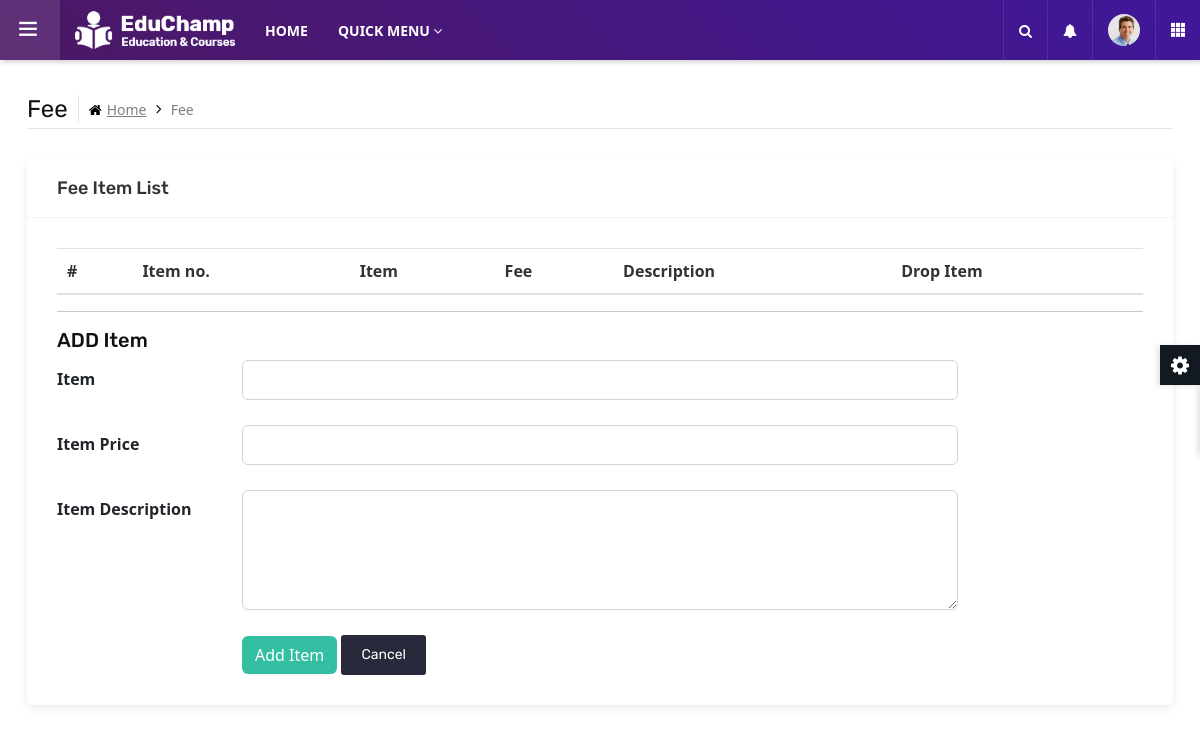
The app's page /feeManage.php (signed in), older data.
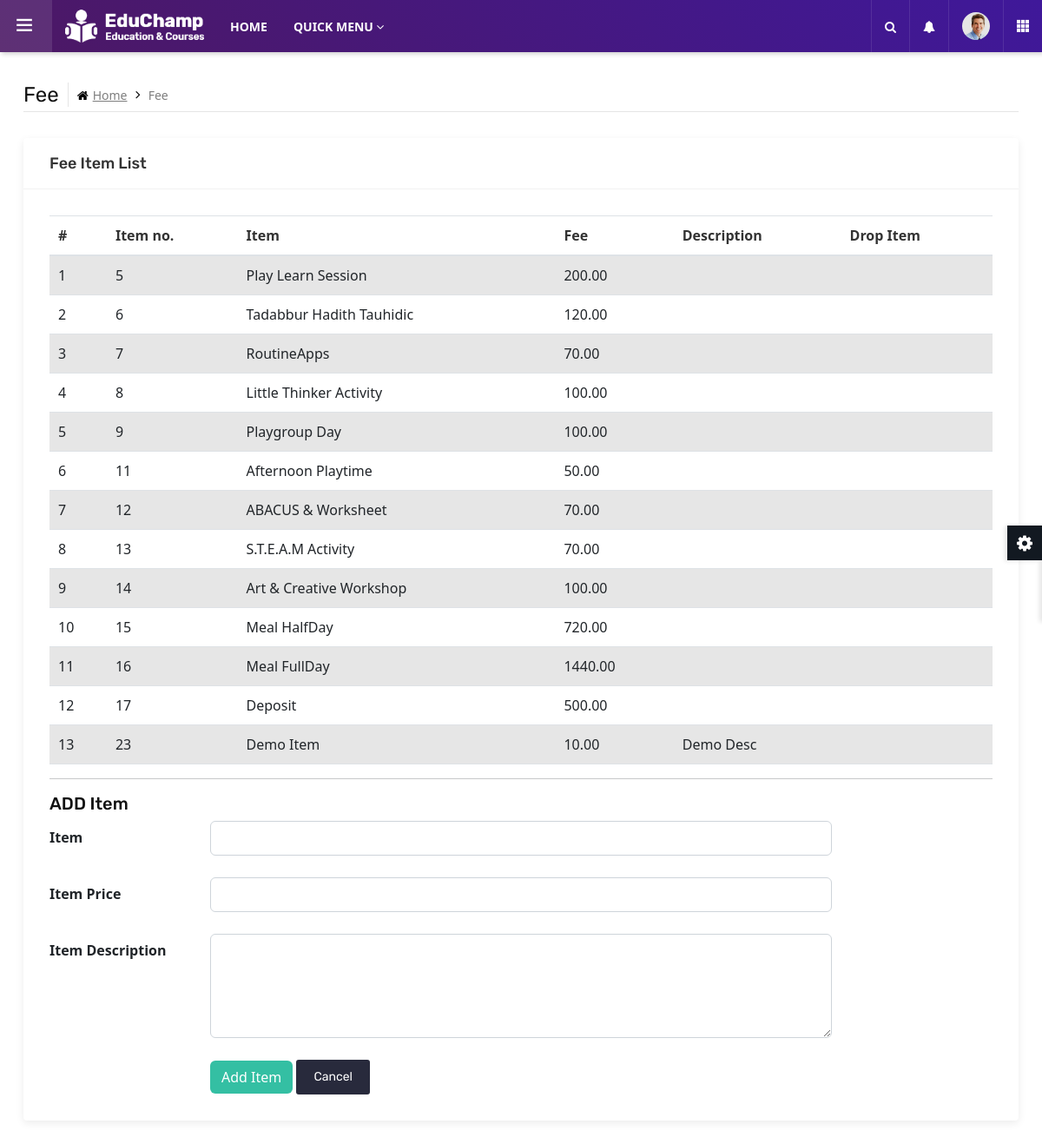
The same page, newer data.
### tables this page shows
CREATE TABLE `programsyllabus` (
  `prgsID` int(11) NOT NULL,
  `prgsItem` varchar(200) DEFAULT NULL,
  `prgsFee` decimal(8,2) DEFAULT NULL,
  `prgsDesc` varchar(300) DEFAULT NULL
);

### feeManage.php (the view, shortened to what this page needs)
<?php
include "sessionStaff.php";
include "dbconnect.php";
?>
	<main class="ttr-wrapper">
		<div class="container-fluid">
			<div class="db-breadcrumb">
				<h4 class="breadcrumb-title">Fee</h4>
				<ul class="db-breadcrumb-list">
					<li><a href="#"><i class="fa fa-home"></i>Home</a></li>
					<li>Fee</li>
				</ul>
			</div>
			<div class="row">
				<div class="col-lg-12 m-b30">
					<div class="widget-box">
						<div class="wc-title">
							<h4>Fee Item List</h4>
						</div>
						<div class="widget-inner">
                            <table class="table table-striped table-hover ">
                                <thead>
                                    <tr>
                                    <th>#</th>
                                    <th>Item no.</th>
                                    <th>Item</th>
                                    <th>Fee</th>
                                    <th>Description</th>
                                    <th>Drop Item</th>
                                    </tr>
                                </thead>
                                <tbody>
                            <?php
                                $query = "SELECT * FROM programsyllabus";
                                $result = mysqli_query($con, $query);
                                $count = 1;
                                while( $row = mysqli_fetch_array($result)){
                                    echo "
                                    <tr>
                                    <td>$count</td>
                                    <td>$row[prgsID]</td>
                                    <td>$row[prgsItem]</td>
                                    <td>$row[prgsFee]</td>
                                    <td>$row[prgsDesc]</td>
                                    <td>
                                    ";
                                    echo"
                                    </td>
                                    </tr>
                                    ";
                                    $count+=1;
                                }
                            ?>
                                </tbody>
                            </table>
                            <hr>
                            <form method = "post" action = "feeAdd.php" id = "addItem-form">
                            <h5>ADD Item</h5>
                                <div class="form-group row">
                                <label class="col-sm-2 col-form-label">Item</label>
                                <div class="col-sm-8">
                                <input name="prgsItem" type="text" class = "form-control">
                                </div>
                                </div>
                                <div class="form-group row">
                                <label class="col-sm-2 col-form-label">Item Price</label>
                                <div class="col-sm-8">
                                <input name="prgsFee" type="number" step="0.01" class = "form-control">
                                </div>
                                </div>
                                <div class="form-group row">
                                <label class="col-sm-2 col-form-label">Item Description</label>
                                <div class="col-sm-8">
                                <textarea name="prgsDesc" type="text" class = "form-control"></textarea>
                                </div>
                                </div>
                                <div class="">
									<div class="">
										<div class="row">
											<div class="col-sm-2">
											</div>
											<div class="col-sm-7">
												<button type="button" class="btn green" onclick = "addItem()">Add Item</button>
												<button type="reset" class="btn-secondry">Cancel</button>
											</div>
										</div>
									</div>
								</div>
                            </form>
						</div>
					</div>
				</div>
			</div>
		</div>
	</main>
</body>
</html>

### sessionStaff.php (shortened to what this page needs)
<?php
if( isset($_SESSION["teac_session_id"]) ){
    include "leftSideBarTeac.php";
}else{
    include "leftSideBarAdmin.php";
}
?>

### leftSideBarAdmin.php (shortened to what this page needs)
<!DOCTYPE html>
<html lang="en">
<head>
	<link rel="stylesheet" type="text/css" href="assets/css/assets.css">
	<link rel="stylesheet" type="text/css" href="assets/vendors/calendar/fullcalendar.css">
	<link rel="stylesheet" type="text/css" href="assets/css/typography.css">
	<link rel="stylesheet" type="text/css" href="assets/css/shortcodes/shortcodes.css">
	<link rel="stylesheet" type="text/css" href="assets/css/style.css">
	<link rel="stylesheet" type="text/css" href="assets/css/dashboard.css">
	<link rel="stylesheet" type="text/css" href="css/bootstrap5.min.css">
	<link class="skin" rel="stylesheet" type="text/css" href="assets/css/color/color-1.css">
	<link href="https://cdn.jsdelivr.net/npm/bootstrap@5.2.3/dist/css/bootstrap.min.css" rel="stylesheet">
</head>
<body class="ttr-opened-sidebar ttr-pinned-sidebar">
	<header class="ttr-header">
		<div class="ttr-header-wrapper">
			<div class="ttr-toggle-sidebar ttr-material-button">
				<i class="ti-menu ttr-close-icon"></i>
			</div>
			<div class="ttr-logo-box">
				<div>
					<a href="dashboardTeac.php" class="ttr-logo">
						<img class="ttr-logo-desktop" alt="" src="assets/images/logo-white.png" width="160" height="27">
					</a>
				</div>
			</div>
			<div class="ttr-header-menu">
				<ul class="ttr-header-navigation">
					<li>
						<a href="../dashboardTeac.php" class="ttr-material-button ttr-submenu-toggle">HOME</a>
					</li>
					<li>
						<a href="#" class="ttr-material-button ttr-submenu-toggle">QUICK MENU <i class="fa fa-angle-down"></i></a>
					</li>
				</ul>
			</div>
			<div class="ttr-header-right ttr-with-seperator">
				<ul class="ttr-header-navigation">
					<li>
						<a href="#" class="ttr-material-button ttr-search-toggle"><i class="fa fa-search"></i></a>
					</li>
					<li>
						<a href="#" class="ttr-material-button ttr-submenu-toggle"><i class="fa fa-bell"></i></a>
					</li>
					<li>
						<a href="#" class="ttr-material-button ttr-submenu-toggle"><span class="ttr-user-avatar"><img alt="" src="assets/images/testimonials/pic3.jpg" width="32" height="32"></span></a>
					</li>
					<li class="ttr-hide-on-mobile">
						<a href="#" class="ttr-material-button"><i class="ti-layout-grid3-alt"></i></a>
					</li>
				</ul>
			</div>
		</div>
	</header>

### assets/css/typography.css (style rules this page uses)
body { background-color: #fff; font-family: Rubik; font-size: 16px; font-weight: 400; color:#505050; padding: 0; margin: 0; overflow-x: hidden; -webkit-font-smoothing: antialiased; font-smoothing: antialiased; -moz-osx-font-smoothing: grayscale; scroll-behavior: smooth; }
a { color: #6f6f6f; outline: 0 none; text-decoration: none; }
img { border-style: none; height: auto; max-width: 100%; vertical-align: middle; }
hr { clear: both; }
section, article, aside, details, figcaption, figure, footer, header, hgroup, main, menu, nav, summary { display: block; }
table { background-color: transparent; width: 100%; }
table thead th { color: #333; }
table td { padding: 15px 10px; }
p, address, pre, hr, ul, ol, dl, dd, table { margin-bottom: 24px; }
h1, h2, h3, h4, h5, h6 { color: #111111; font-family: rubik; margin-top:0; }
h4 { font-size: 22px; line-height: 28px; margin-bottom: 15px; font-weight: 500; }
h5 { font-size: 18px; line-height: 24px; margin-bottom: 10px; font-weight: 500; }
dl, ul, ol { list-style-position: outside; padding: 0; }
ul, ol { margin-bottom: 24px; }
ul li, ol li { padding: 0; }
.m-b30 { margin-bottom: 30px; }

### assets/css/color/color-1.css (style rules this page uses)
:root { --primary: #4c1864; --sc-primary: #4d0a91; }
.bg-primary,.btn,.comments-area .comment-form p input[type="submit"],.pagination > .active > a,.pagination > .active > span,.pagination > .active > a:hover,.pagination > .active > span:hover,.pagination > .active > a:focus,.pagination > .active > span:focus,.feature-filters .active > [class*="btn"],.list-num-count > li:before,.pagination-bx.primary .pagination > li > a, .pagination-bx.primary .pagination > li > span,button.back-to-top,.rev-btn { background-color: #4c1864; }
a,.text-primary,.primary li:before,.menu-links .nav > li.active > a,.menu-links .nav > li:hover > a,.menu-links .nav > li .mega-menu > li ul a:hover,.menu-links .nav > li .sub-menu li:hover > a,footer a:active,footer a:focus,footer a:hover,footer h1 a,footer h2 a,footer h3 a,footer h4 a,footer h5 a,footer h6 a,footer p a,.testimonial-1 .testimonial-position,.acod-head a:after,.acod-head a,.acod-head a:hover,.acod-head a.collapsed:hover,.ttr-tabs .nav-tabs > li > a i,h1 a:hover,h2 a:hover,h3 a:hover,h4 a:hover,h5 a:hover,h6 a:hover,.btn.outline,.btn-link:hover { color: #4c1864; }
.ttr-notify-header::after,.widget-bg1,.ttr-search-bar,.ttr-header,.ovpr-dark:after, .pricingtable-main,.account-head:after { background: #4c1864; background: -moz-linear-gradient(45deg, #4c1864 0%, #3f189a 100%); background: -webkit-linear-gradient(45deg, #4c1864 0%,#3f189a 100%); background: linear-gradient(45deg, #4c1864 0%,#3f189a 100%); filter: progid:DXImageTransform.Microsoft.gradient( startColorstr='#4c1864', endColorstr='#3f189a',GradientType=1 ); }
.course-info-list ul li a.active, .course-info-list ul li a:hover,.btn,.profile-tabnav .nav li a.active,button.back-to-top,.upcoming-event-carousel.owl-btn-1 .owl-prev, .upcoming-event-carousel.owl-btn-1 .owl-next,.courses-carousel .owl-nav .owl-next, .courses-carousel .owl-nav .owl-prev, .recent-news-carousel .owl-nav .owl-next, .recent-news-carousel .owl-nav .owl-prev, .testimonial-carousel .owl-nav .owl-next, .testimonial-carousel .owl-nav .owl-prev { background-color:#f7b205; color:#000; }

### assets/css/shortcodes/button.css (style rules this page uses)
.btn { -moz-user-select: none; border: 1px solid rgba(0, 0, 0, 0); border-radius: 4px; display: inline-block; font-size: 16px; font-weight: 400; line-height: 1.25; padding: 8px 16px; text-align: center; transition: all 0.2s ease-in-out 0s; vertical-align: middle; white-space: nowrap; }
.btn, .btn-secondry { color: #fff; padding: 10px 20px; display: inline-block; font-size: 14px; outline: none; cursor: pointer; outline: none; border-width: 0; border-style: solid; border-color: transparent; line-height: 1.42857; border-radius: 3px; font-weight: 400; text-align:center; font-family: rubik; }
.btn { background-color: #EFBB20; }
.btn-secondry { background-color: #282A3C; }
.btn.green { background-color: #34bfa3; color: #fff; }

### assets/css/shortcodes/breadcrumb.css (style rules this page uses)
.table > tbody > tr > td, .table > tbody > tr > th, .table > tfoot > tr > td, .table > tfoot > tr > th, .table > thead > tr > td, .table > thead > tr > th { padding: 10px; }

Row changes from the older to the newer data that the page shows:
added programsyllabus: prgsID "5", prgsItem "Play Learn Session", prgsFee "200.00"
added programsyllabus: prgsID "6", prgsItem "Tadabbur Hadith Tauhidic", prgsFee "120.00"
added programsyllabus: prgsID "7", prgsItem "RoutineApps", prgsFee "70.00"
added programsyllabus: prgsID "8", prgsItem "Little Thinker Activity", prgsFee "100.00"
added programsyllabus: prgsID "9", prgsItem "Playgroup Day", prgsFee "100.00"
added programsyllabus: prgsID "11", prgsItem "Afternoon Playtime", prgsFee "50.00"
added programsyllabus: prgsID "12", prgsItem "ABACUS & Worksheet", prgsFee "70.00"
added programsyllabus: prgsID "13", prgsItem "S.T.E.A.M Activity", prgsFee "70.00"
added programsyllabus: prgsID "14", prgsItem "Art & Creative Workshop", prgsFee "100.00"
added programsyllabus: prgsID "15", prgsItem "Meal HalfDay", prgsFee "720.00"
added programsyllabus: prgsID "16", prgsItem "Meal FullDay", prgsFee "1440.00"
added programsyllabus: prgsID "17", prgsItem "Deposit", prgsFee "500.00"
added programsyllabus: prgsID "23", prgsItem "Demo Item", prgsFee "10.00", prgsDesc "Demo Desc"
